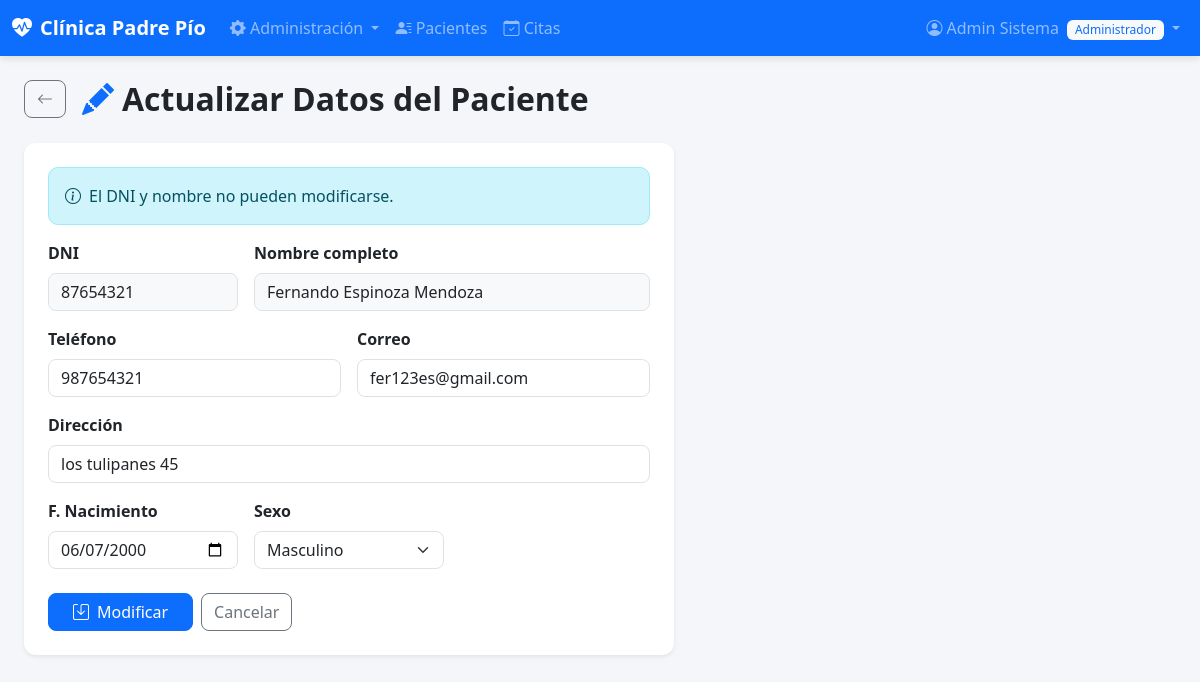
Screenshot of /pacientes/1/editar (signed in) with the database file from the repository.
### tables this page shows
CREATE TABLE pacientes (
            id INTEGER PRIMARY KEY AUTOINCREMENT,
            dni TEXT UNIQUE NOT NULL,
            nombres TEXT NOT NULL,
            apellidos TEXT NOT NULL,
            telefono TEXT,
            correo TEXT,
            direccion TEXT,
            fecha_nacimiento TEXT,
            sexo TEXT CHECK(sexo IN ('M','F')),
            fecha_registro TEXT DEFAULT CURRENT_TIMESTAMP
        );

### app.py (the view, shortened to what this page needs)
@app.route('/pacientes/<int:pid>/editar', methods=['GET', 'POST'])
@login_required(['recepcionista', 'administrador'])
def editar_paciente(pid):
    db = get_db()
    paciente = db.execute("SELECT * FROM pacientes WHERE id=?", (pid,)).fetchone()
    db.close()
    return render_template('recepcionista/editar_paciente.html', paciente=paciente)

### app.py (called while the page is built)
def login_required(roles=None):
    def decorator(f):
        @wraps(f)
        def wrapped(*args, **kwargs):
            if 'usuario_id' not in session:
                flash('Debes iniciar sesión.', 'warning')
                return redirect(url_for('login'))
            if roles and session.get('rol') not in roles:
                flash('No tienes permiso para acceder a esta sección.', 'danger')
                return redirect(url_for('dashboard'))
            return f(*args, **kwargs)
        return wrapped
    return decorator

### database.py (called while the page is built)
def get_db():
    conn = sqlite3.connect(DB_PATH)
    conn.row_factory = sqlite3.Row
    conn.execute("PRAGMA foreign_keys = ON")
    return conn

### templates/recepcionista/editar_paciente.html (shortened to what this page needs)
{% extends 'base.html' %}
{% block content %}
<div class="d-flex align-items-center mb-4">
  <a href="{{ url_for('pacientes') }}" class="btn btn-outline-secondary me-3"><i class="bi bi-arrow-left"></i></a>
  <h2 class="fw-bold mb-0"><i class="bi bi-pencil-fill me-2 text-primary"></i>Actualizar Datos del Paciente</h2>
</div>
<div class="card shadow-sm border-0" style="max-width:650px">
  <div class="card-body p-4">
    <div class="alert alert-info mb-3">
      <i class="bi bi-info-circle me-2"></i>El DNI y nombre no pueden modificarse.
    </div>
    <form method="POST">
      <div class="row g-3">
        <div class="col-md-4">
          <label class="form-label fw-semibold">DNI</label>
          <input type="text" class="form-control bg-light" value="{{ paciente.dni }}" disabled>
        </div>
        <div class="col-md-8">
          <label class="form-label fw-semibold">Nombre completo</label>
          <input type="text" class="form-control bg-light" value="{{ paciente.nombres }} {{ paciente.apellidos }}" disabled>
        </div>
        <div class="col-md-6">
          <label class="form-label fw-semibold">Teléfono</label>
          <input type="text" name="telefono" class="form-control" value="{{ paciente.telefono or '' }}">
        </div>
        <div class="col-md-6">
          <label class="form-label fw-semibold">Correo</label>
          <input type="email" name="correo" class="form-control" value="{{ paciente.correo or '' }}">
        </div>
        <div class="col-12">
          <label class="form-label fw-semibold">Dirección</label>
          <input type="text" name="direccion" class="form-control" value="{{ paciente.direccion or '' }}">
        </div>
        <div class="col-md-4">
          <label class="form-label fw-semibold">F. Nacimiento</label>
          <input type="date" name="fecha_nacimiento" class="form-control" value="{{ paciente.fecha_nacimiento or '' }}">
        </div>
        <div class="col-md-4">
          <label class="form-label fw-semibold">Sexo</label>
          <select name="sexo" class="form-select">
            <option value="M" {% if paciente.sexo=='M' %}selected{% endif %}>Masculino</option>
          </select>
        </div>
      </div>
      <div class="d-flex gap-2 mt-4">
        <button type="submit" class="btn btn-primary px-4"><i class="bi bi-save me-2"></i>Modificar</button>
        <a href="{{ url_for('pacientes') }}" class="btn btn-outline-secondary">Cancelar</a>
      </div>
    </form>
  </div>
</div>
{% endblock %}

### static/css/style.css (style rules this page uses)
body { background-color: #f5f6fa; font-family: 'Segoe UI', sans-serif; }
.card { border-radius: 12px; }
.alert { border-radius: 10px; }
.btn { border-radius: 8px; }
.form-control, .form-select { border-radius: 8px; }

### rows the page displays
pacientes: dni "87654321", nombres "Fernando Espinoza Mendoza", telefono "987654321", correo "fer123es@gmail.com", direccion "los tulipanes 45", fecha_nacimiento "06/07/2000", sexo "Masculino"

### other values shown
{{ session.nombre }} "Admin Sistema"
{{ session.rol|title }} "Administrador"
